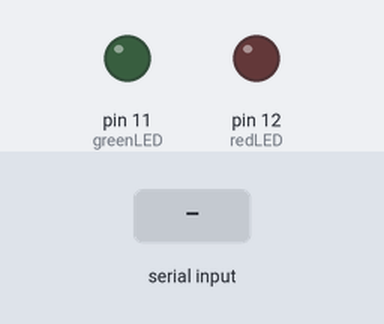
Recording of a sketch running on a simulated Arduino Uno, built with avr-gcc and run on an emulated ATmega328P. On the bench: output pins drawn as LEDs (lit = HIGH). Inputs (shaded band) come from the test bench.

Above: at 1.2 s.
1.3 s: "ON\n" received over Serial
At 2.1 s:
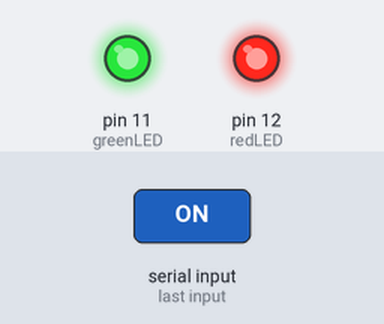
2.8 s: "OFF\n" received over Serial
At 3.2 s:
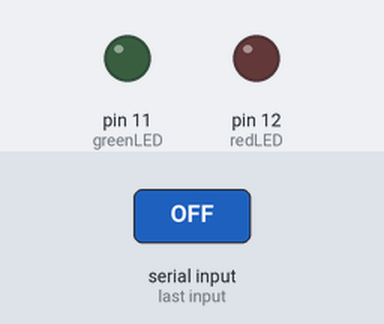
Timing chart, 0 to 5.8 s (numbered marks = the images above; inputs shaded):
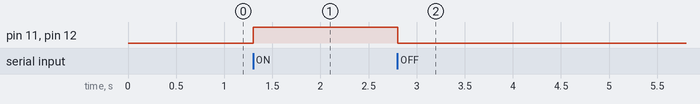

The sketch:

with_arsene.ino
```cpp
int redLED = 12;
int greenLED = 11;

void setup() {
  // put your setup code here, to run once:
  pinMode(redLED, OUTPUT);
  pinMode(greenLED, OUTPUT);
  Serial.begin(9600);
}

void loop() {
  // put your main code here, to run repeatedly:
  String mData = Serial.readStringUntil('\n');
  char Buf[mData.length()+1];
  mData.toCharArray(Buf, mData.length()+1);

  if(mData=="ON"){
    digitalWrite(redLED, HIGH);
    digitalWrite(greenLED, HIGH);
  }
  else if(mData=="OFF"){
    digitalWrite(redLED, LOW);
    digitalWrite(greenLED, LOW);
  }

}
```

Measured:
- after the input at 1.3 s, pin 11 (greenLED), pin 12 (redLED): LOW → HIGH at once
- after the input at 2.8 s, pin 11 (greenLED), pin 12 (redLED): HIGH → LOW at once
